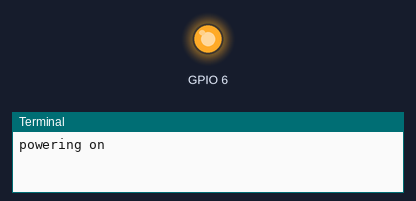
Bench run of a program on a simulated Raspberry Pi (BCM pin numbers). Parts: output pins drawn as LEDs (lit = HIGH), the last lines printed to the terminal. The modem accepts every AT command (registered, SIM ready, sends succeed) and sends nothing else. At 25.1 s the program stops and its outputs stay as they are.

Above: at 0.2 s.
At 20.2 s:
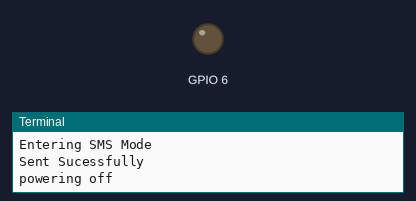
Timing chart, 0 to 21.7 s (numbered marks = the images above):
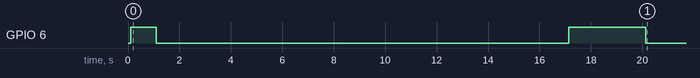

Measured:
- by itself, GPIO 6: LOW → HIGH at 0.10 s, → LOW 1.0 s later, → HIGH 16.0 s later, → LOW 3.0 s later

The program:

SMSModule.py
```python
import RPi.GPIO as GPIO
import serial
import time
from ModulePackage.SIMModule import SimModule

class SMSModule(SimModule):
    def __init__(self):
        super().__init__("SMSModule")

    def sendSMS(self, message: str, phoneNumber: str):
        print("Entering SMS Mode")
        self.send_at_command("AT+CMGF=1", "OK", 1)
        answer = self.send_at_command(f'AT+CMGS=\"{phoneNumber}\"', ">", 2)
        if answer:
            self.serial.write(message.encode())
            self.serial.write(b'\x1A')
            answer = self.send_at_command("", "OK", 8)
            if answer:
                print("Sent Sucessfully")
            else:
                print(f"Error sending message:{answer}")
        else:
            print(f"Error {answer}")

    def recieveSMSMessage(self):
        self.recBuff = ""
        print("Setting SMS Mode")
        self.send_at_command("AT+CMGF=1", "OK", 1)
        self.send_at_command('AT+CPMS=\"SM\",\"SM\",\"SM\"', "OK", 1)
        answer = self.send_at_command("AT+CMGR=1", "+CMGR:", 2)
        if answer:
            answer = False
            if "OK" in self.recBuff:
                answer = True
                print(self.recBuff)
        else:
            print(f"Error: {answer}")
            return f"Error: {answer}"
        return self.recBuff

if __name__ == "__main__":
    sms = SMSModule()
    sms.power_on()
    sms.sendSMS(message="Test", phoneNumber="0868499640")
    sms.power_off()
```

SIMModule.py
```python
import RPi.GPIO as GPIO
import serial
import time
from dataclasses import dataclass, field

@dataclass
class SimModule(object):
    serial: any = field(init=False, default=serial.Serial('/dev/ttyS0', 115200))
    powerKey: int = field(init=False, repr=False, default=6)
    module: str = 'SimModule'
    recBuff: str = field(init=False, repr=False, default='')

    def __post_init__(self):
        self.serial.flushInput()

    def power_off(self) -> True:
        print("powering off")
        try:
            GPIO.output(self.powerKey, GPIO.HIGH)
            time.sleep(3)
            GPIO.output(self.powerKey, GPIO.LOW)
            time.sleep(5)
            print("Powered Off")
            return True
        except:
            return False

    def power_on(self) -> bool:
        print("powering on")
        try:
            GPIO.setmode(GPIO.BCM)
            GPIO.setwarnings(False)
            GPIO.setup(self.powerKey, GPIO.OUT)
            time.sleep(0.1)
            GPIO.output(self.powerKey, GPIO.HIGH)
            time.sleep(1)
            GPIO.output(self.powerKey, GPIO.LOW)
            time.sleep(5)
            self.serial.flushInput()
            print("powered on")
            return True
        except:
            return False

    def send_at_command(self, command: str, back: str, timeout: int) -> bool:
        self.recBuff = ""
        self.serial.write((command+'\r\n').encode())
        time.sleep(timeout)
        if self.serial.inWaiting():
            time.sleep(0.01)
            self.recBuff = self.serial.read(self.serial.inWaiting()).decode()
        if self.recBuff != "":
            if back not in self.recBuff:
                print(f"{command}: Run Error")
                print(f"{command}: returned : {self.recBuff}")
                return False
            else:
                return True
        else:
            print(f"{self.module} not ready")
            return False

    def reset(self) -> None:
        self.sent_at_command("AT+CRESET", "OK", 10)
```
